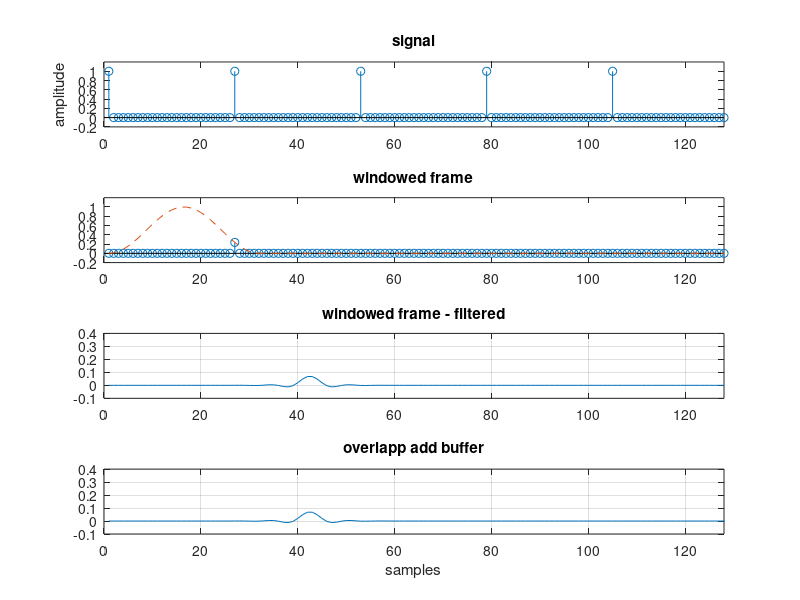
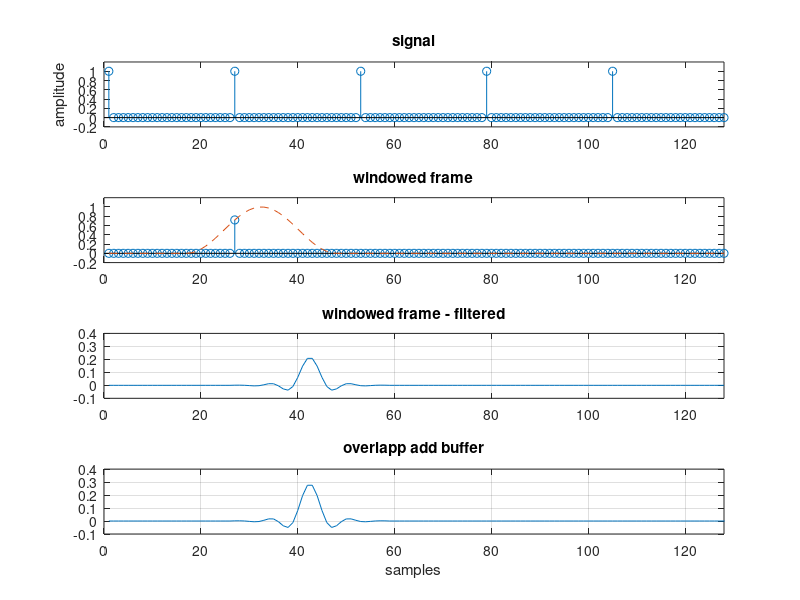
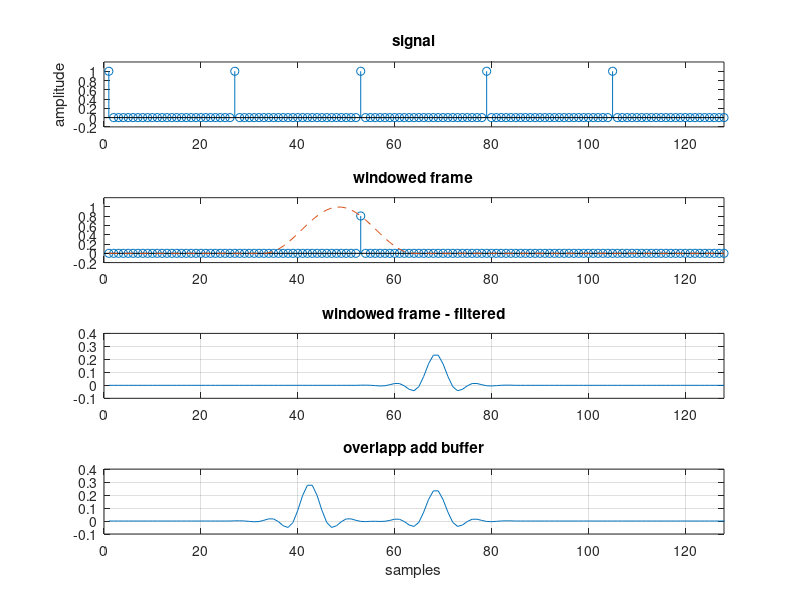
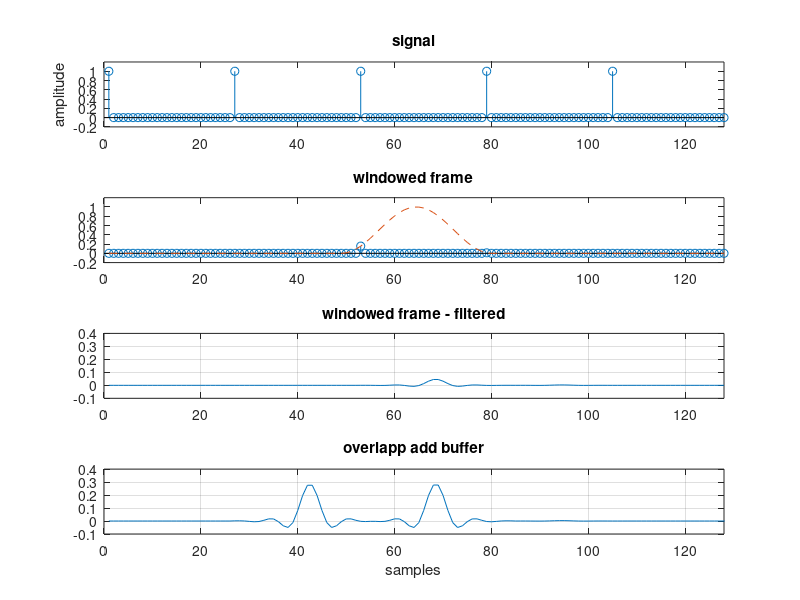

Recreate these plots in MATLAB, in order.
Fs = 4000; % sampling rate in Hz
Nsig = 128; % signal length in samples
L = 32; % filter length in taps
fc = 600; % cutoff frequency in Hz
M = 32; % window length
Nfft = 2^(ceil(log2( M + L - 1))); % FFT Length
R = M/2; % Hop Size
Nframes = floor( Nsig/R ); % No. of frames
% Generate a test signal containing five impulses
sig = zeros(1,Nsig); period = round(Nsig/5);
sig(1:period:Nsig) = ones(size(1:period:Nsig));

% *** design a lowpass filter using the window method
epsilon = .0001; % avoids 0 / 0
nfilt = (-(L-1)/2:(L-1)/2) + epsilon;

hideal = sin( 2*pi*fc*nfilt/Fs ) ./ (pi*nfilt); % sinc fn
h = hamming( L )' .* hideal; % windowed sinc fn
hzp = [h zeros(1,Nfft-L)]; % Zero-pad h to FFT size
H = fft(hzp); % Filter frequency response
y = zeros(1,Nsig + Nfft); % Allocate the output+’ringing’ vector

figure(1);clf
subplot(211); stem(sig); axis( [0 length(sig) -0.2 1.2]);
subplot(212); stem(h); grid; axis( [0 length(h) -0.2 0.5]);


% *** Overlap add loop, with plots
figure(2);
subplot(411); stem(sig); axis( [0 length(sig) -0.2 1.2]);
title('signal'); ylabel('amplitude');
window = hanning(M)'; % Signal window (could also be rect)
for m = 0:(Nframes-1)
index = m*R+1:min(m*R+M,Nsig); % index for the mth frame
xm = sig(index) .* window(index-m*R); % windowed mth frame
xmzp = [ xm zeros(1,Nfft-length(xm))]; % zero pad the signal
Xm = fft( xmzp );
Xfilt = Xm .* H; % freq domain multiplication
xmfilt = real(ifft(Xfilt)); % inverse transform
outindex = m*R+1:(m*R+Nfft); %
y(outindex) = y(outindex) + xmfilt; % overlap add
xmplot = [ zeros(1,m*R) xm zeros(1,Nsig-(m*R+M)) ];
winplot = [ zeros(1,m*R) window zeros(1,Nsig-(m*R+M)) ];
xmfiltplot = [ zeros(1,m*R) xmfilt zeros(1,Nsig-(m*R+Nfft)) ];
subplot(412);stem(xmplot); axis( [0 length(sig) -0.2 1.2]);
hold on; plot(winplot,'--'); hold off
title('windowed frame');
subplot(413);plot(xmfiltplot); grid; axis( [0 length(sig) -0.1 0.4]);
title('windowed frame - filtered');
subplot(414);plot(y); grid; axis( [0 length(sig) -0.1 0.4]);
title('overlapp add buffer'); xlabel('samples');
cmd = sprintf('print -deps ola%d',m); disp(cmd); eval(cmd);
end
